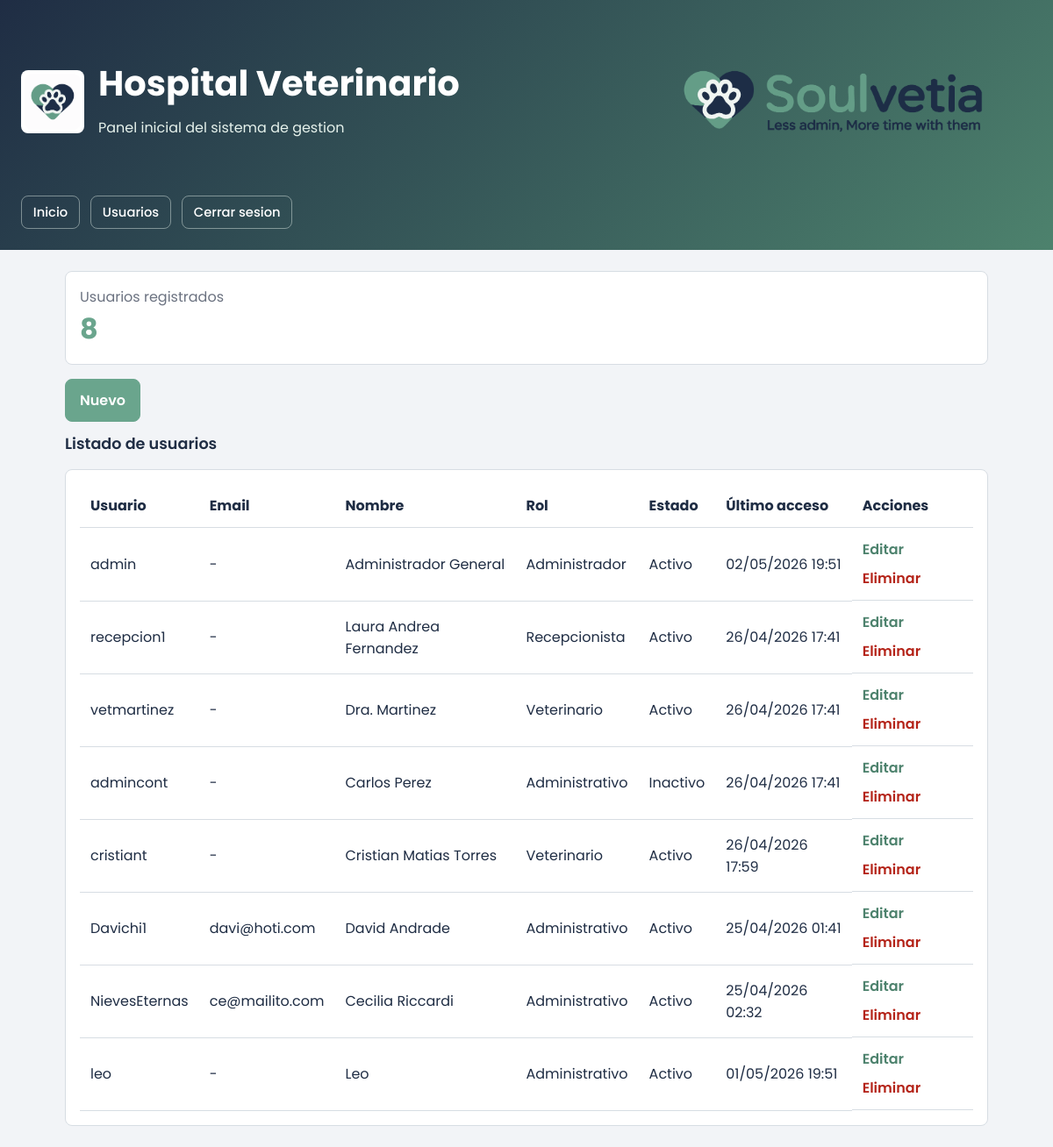
The page /usuarios/ (signed in) on the database as committed earlier.
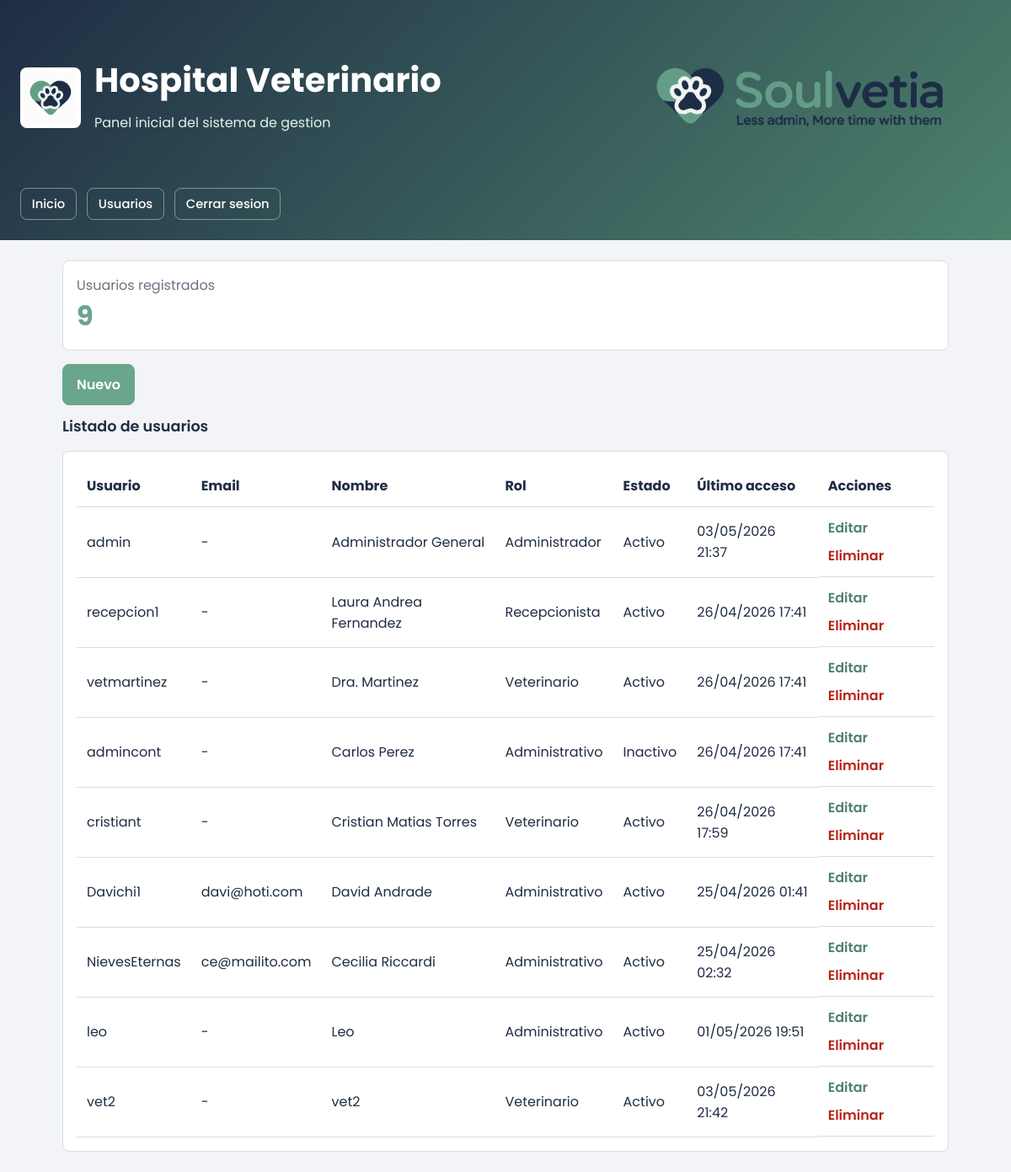
The same page on the database as committed later.
### tables this page shows
CREATE TABLE users (
                    id INTEGER PRIMARY KEY AUTOINCREMENT,
                    username TEXT NOT NULL UNIQUE,
                    full_name TEXT NOT NULL,
                    role TEXT NOT NULL,
                    status TEXT NOT NULL DEFAULT 'Activo',
                    last_access TEXT NOT NULL
                , password_hash TEXT NOT NULL DEFAULT '', email TEXT NOT NULL DEFAULT '');

### app/controllers/users_controller.py (the view)
@users_bp.route("/")
def index():
    users = service.get_users()
    return render_template("users.html", users=users, total_users=len(users))

### app/__init__.py (called while the page is built)
def create_app() -> Flask:
    app = Flask(__name__)
    app.config["SECRET_KEY"] = "hospital-veterinario-dev"
    app.register_blueprint(auth_bp)
    app.register_blueprint(main_bp)
    app.register_blueprint(users_bp)
    @app.before_request
    def require_login():
        public_endpoints = {"auth.login", "auth.register", "static"}
        if request.endpoint in public_endpoints or request.endpoint is None:
            return None
        if "user_id" not in session:
            return redirect(url_for("auth.login"))
        return None
    return app

### app/services/hospital_service.py (called while the page is built)
    def get_users(self) -> list[User]:
        return self.user_repository.list_all()

### app/services/user_repository.py (called while the page is built)
    def _connect(self) -> sqlite3.Connection:
        conn = sqlite3.connect(self.db_path)
        conn.row_factory = sqlite3.Row
        return conn

    def list_all(self) -> list[User]:
        with self._connect() as conn:
            rows = conn.execute("SELECT * FROM users ORDER BY id").fetchall()
        return [self._row_to_user(row) for row in rows]

    def _row_to_user(self, row: sqlite3.Row | dict) -> User:
        return User(
            id=row["id"],
            username=row["username"],
            full_name=row["full_name"],
            role=row["role"],
            status=row["status"],
            last_access=datetime.fromisoformat(row["last_access"]),
            email=row["email"] if "email" in row.keys() else "",
        )

### app/templates/users.html
{% extends "base.html" %}
{% block content %}
<div class="grid">
  <div class="card">
    <div class="muted">Usuarios registrados</div>
    <div class="metric">{{ total_users }}</div>
  </div>
</div>
<div style="display:flex; justify-content:flex-start; margin-bottom:0.75rem; margin-top: 1rem;">
  <a href="{{ url_for('users.new') }}" class="button">Nuevo</a>
</div>
<div class="section-title" style="margin-top:0;">Listado de usuarios</div>
<div class="card">
  <table style="width:100%; border-collapse: collapse;">
    <thead>
      <tr>
        <th style="text-align:left; padding:0.75rem; border-bottom:1px solid var(--border);">Usuario</th>
        <th style="text-align:left; padding:0.75rem; border-bottom:1px solid var(--border);">Email</th>
        <th style="text-align:left; padding:0.75rem; border-bottom:1px solid var(--border);">Nombre</th>
        <th style="text-align:left; padding:0.75rem; border-bottom:1px solid var(--border);">Rol</th>
        <th style="text-align:left; padding:0.75rem; border-bottom:1px solid var(--border);">Estado</th>
        <th style="text-align:left; padding:0.75rem; border-bottom:1px solid var(--border);">Último acceso</th>
        <th style="text-align:left; padding:0.75rem; border-bottom:1px solid var(--border);">Acciones</th>
      </tr>
    </thead>
    <tbody>
      {% for user in users %}
      <tr>
        <td style="padding:0.75rem; border-bottom:1px solid var(--border);">{{ user.username }}</td>
        <td style="padding:0.75rem; border-bottom:1px solid var(--border);">{{ user.email or '-' }}</td>
        <td style="padding:0.75rem; border-bottom:1px solid var(--border);">{{ user.full_name }}</td>
        <td style="padding:0.75rem; border-bottom:1px solid var(--border);">{{ user.role }}</td>
        <td style="padding:0.75rem; border-bottom:1px solid var(--border);">{{ user.status }}</td>
        <td style="padding:0.75rem; border-bottom:1px solid var(--border);">{{ user.last_access.strftime("%d/%m/%Y %H:%M") }}</td>
        <td style="padding:0.75rem; border-bottom:1px solid var(--border); display:flex; gap:0.5rem; flex-wrap:wrap;">
          <a href="{{ url_for('users.edit', user_id=user.id) }}" class="link">Editar</a>
          <form method="post" action="{{ url_for('users.delete', user_id=user.id) }}" onsubmit="return confirm('¿Eliminar este usuario?');" style="margin:0;">
            <button type="submit" class="danger-link">Eliminar</button>
          </form>
        </td>
      </tr>
      {% endfor %}
    </tbody>
  </table>
</div>
{% endblock %}

### app/templates/base.html (shortened to what this page needs)
<!doctype html>
<html lang="es">
  <head>
  </head>
  <body class="{% block body_class %}{% endblock %}">
    {% block auth_content %}
    <header>
      <div class="header-content">
        <div class="header-row">
          <div class="brand">
            <img class="brand-icon" src="{{ url_for('static', filename='resources/Icono2.png') }}" alt="Hospital Veterinario">
            <div>
              <h1>Hospital Veterinario</h1>
              <p>Panel inicial del sistema de gestion</p>
            </div>
          </div>
          <img class="hero-banner" src="{{ url_for('static', filename='resources/Banner.png') }}" alt="Soulvetia">
        </div>
        <nav class="nav">
          <a href="/">Inicio</a>
          <a href="/usuarios/">Usuarios</a>
          {% if session.user_id %}
          <form class="nav-form" method="post" action="{{ url_for('auth.logout') }}">
            <button type="submit">Cerrar sesion</button>
          </form>
          {% endif %}
        </nav>
      </div>
    </header>
    <main>
      {% block content %}{% endblock %}
    </main>
    {% endblock %}
  </body>
</html>

### app/templates/base.html (style rules this page uses)
:root { --primary: #6AA58D; --primary-dark: #4d826d; --ink: #1F2D44; --surface: #F2F4F7; --surface-tint: #E6F2EC; --card: #ffffff; --muted: #6B7280; --border: #d7dde3; --danger: #b42318; --danger-bg: #fff1f0; --success-bg: #E6F2EC; }
* { box-sizing: border-box; }
body { margin: 0; font-family: "Poppins", Arial, Helvetica, sans-serif; background: var(--surface); color: var(--ink); }
header { background: linear-gradient(135deg, var(--ink), var(--primary-dark)); color: white; min-height: 240px; padding: 0; }
.hero-banner { width: 100%; max-width: 460px; height: auto; display: block; }
.header-content { min-height: 240px; display: flex; flex-direction: column; justify-content: center; padding: 1.5rem; }
.header-row { display: flex; align-items: center; justify-content: space-between; gap: 1.5rem; }
header h1 { margin: 0; font-size: clamp(1.8rem, 4vw, 2.5rem); font-weight: 700; line-height: 1.1; }
header p { color: var(--surface-tint); margin-bottom: 0; font-weight: 400; }
.brand { display: flex; align-items: center; gap: 1rem; max-width: 720px; }
.brand-icon { width: 72px; height: 72px; border-radius: 8px; background: white; object-fit: contain; padding: 0.25rem; }
.nav { display: flex; gap: 0.75rem; flex-wrap: wrap; margin-top: 1rem; }
.nav a, .nav button { color: white; text-decoration: none; border: 1px solid rgba(230,242,236,0.45); padding: 0.45rem 0.8rem; border-radius: 8px; font-size: 0.92rem; font-weight: 500; background: transparent; font-family: inherit; cursor: pointer; }
.nav-form { margin: 0; }
main { max-width: 1100px; margin: 0 auto; padding: 1.5rem; }
.grid { display: grid; grid-template-columns: repeat(auto-fit, minmax(220px, 1fr)); gap: 1rem; }
.card { background: var(--card); border: 1px solid var(--border); border-radius: 8px; padding: 1rem; }
.metric { font-size: 2rem; font-weight: 700; color: var(--primary); }
.section-title { margin: 1.5rem 0 1rem; font-size: 1.1rem; color: var(--ink); font-weight: 600; }
.muted { color: var(--muted); }
.button { display: inline-flex; align-items: center; justify-content: center; min-height: 2.6rem; padding: 0.7rem 1rem; border: 1px solid var(--primary); border-radius: 8px; background: var(--primary); color: white; font: inherit; font-weight: 600; text-decoration: none; cursor: pointer; }
.link { color: var(--primary-dark); font-weight: 600; text-decoration: none; }
.danger-link { border: none; background: none; color: var(--danger); cursor: pointer; font: inherit; font-weight: 600; padding: 0; }

Rows that differ between the two databases and show on the page:
changed users "admin": last_access "02/05/2026 19:51" → "03/05/2026 21:37"
added users: username "vet2", email "-", full_name "vet2", role "Veterinario", status "Activo", last_access "03/05/2026 21:42"
Other text that changed with them:
{{ total_users }}: "8" → "9"
